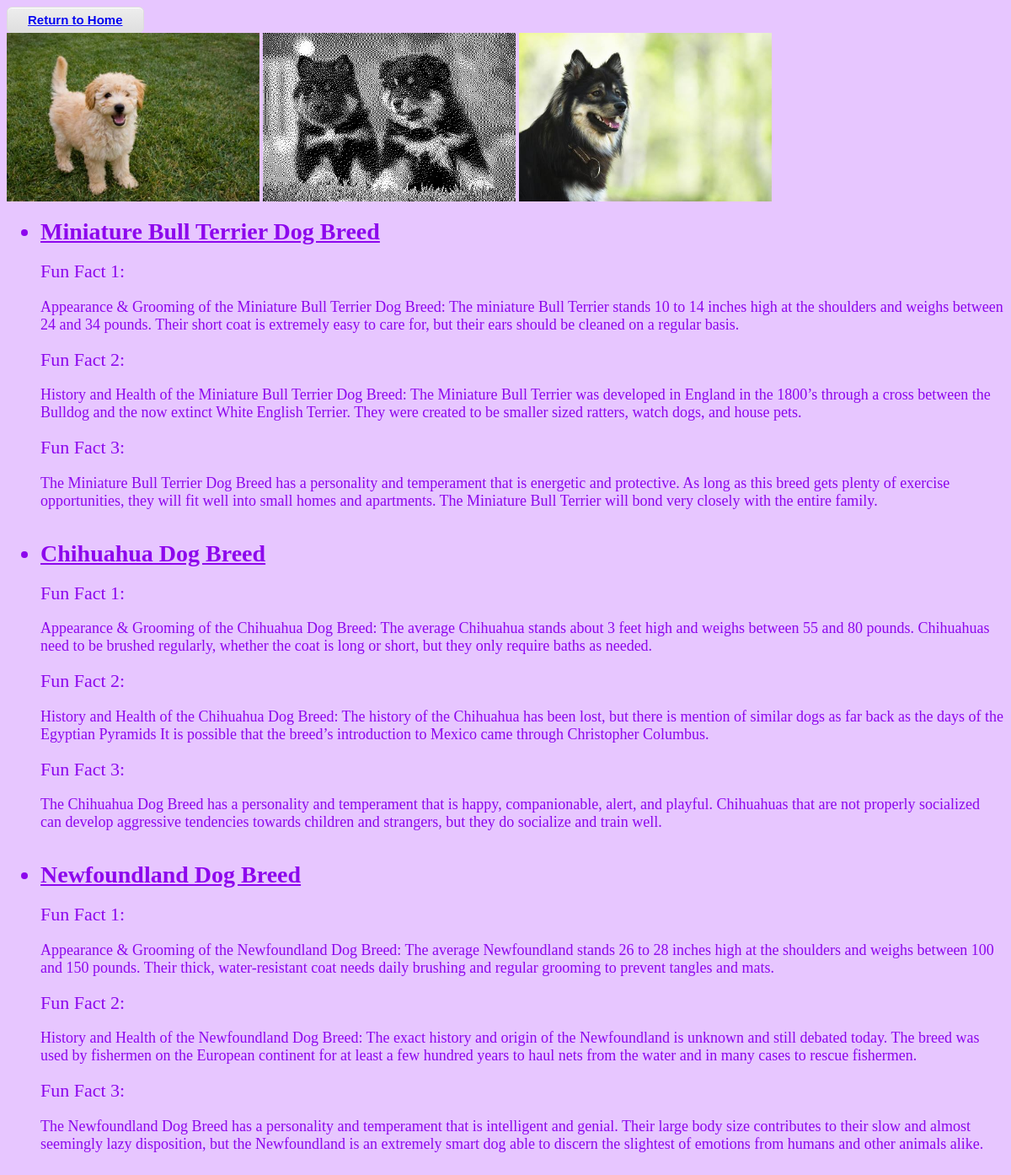
Screenshot of /funfacts with the database file from the repository.
### SI507project_tools.py (models this page shows, shortened)
class Fact(db.Model):
    __tablename__ = "facts"
    id = db.Column(db.Integer, primary_key=True)
    name = db.Column(db.String(400))
    fun_fact_1 = db.Column(db.String(3000))
    fun_fact_2 = db.Column(db.String(3000))
    fun_fact_3 = db.Column(db.String(3000))
    breeds = db.relationship('Breed', backref='Fact')

### SI507project_tools.py (the view)
@app.route('/funfacts')
def facts():
    facts_fun = []
    facts_all = Fact.query.all()
    random.shuffle(facts_all)
    for fact in facts_all[:3]:
        newtup = (fact.name, fact.fun_fact_1, fact.fun_fact_2, fact.fun_fact_3)
        facts_fun.append(newtup)
    return render_template('facts.html', facts=facts_fun)

### templates/facts.html (shortened to what this page needs)
<button type = "button" class = "myButton"><a href="{{ url_for('home')}}">Return to Home</a></button>
<img src = "{{url_for('static', filename='puppy.jpg')}}">
<img src = "{{url_for('static', filename='new_puppies.jpg')}}">
<img src = "{{url_for('static', filename='dog.jpg')}}">
<ul>
{% for nm in facts %}
<li>{{ nm[0] }} </li>
  <h2>Fun Fact 1:</h2><p>{%if nm[1] == 1 %} {{ nm[1]}} {% else %} {{ nm[1] }} {% endif %} </p>
  <h2>Fun Fact 2:</h2><p>{%if nm[2] == 2 %} {{ nm[2]}} {% else %} {{ nm[2] }} {% endif %} </p>
  <h2>Fun Fact 3:</h2><p>{%if nm[3] == 3 %} {{ nm[3]}} {% else %} {{ nm[3] }} {% endif %} </p><br>
{% endfor %}
</ul>

### templates/facts.html (style rules this page uses)
li { font-size: 28px; font-weight: bold; text-decoration: underline; }
p { font-size: 18px; }
h2 { font-weight: normal; font-size: 22px; }
.myButton { text-decoration:none; -moz-box-shadow:inset 0px 1px 0px 0px #ffffff; -webkit-box-shadow:inset 0px 1px 0px 0px #ffffff; box-shadow:inset 0px 1px 0px 0px #ffffff; background:-webkit-gradient(linear, left top, left bottom, color-stop(0.05, #ededed), color-stop(1, #dfdfdf)); background:-moz-linear-gradient(top, #ededed 5%, #dfdfdf 100%); background:-webkit-linear-gradient(top, #ededed 5%, #dfdfdf 100%); background:-o-linear-gradient(top, #ededed 5%, #dfdfdf 100%); background:-ms-linear-gradient(top, #ededed 5%, #dfdfdf 100%); background:linear-gradient(to bottom, #ededed 5%, #dfdfdf 100%); filter:progid:DXImageTransform.Microsoft.gradient(startColorstr='#ededed', endColorstr='#dfdfdf',GradientType=0); background-color:#ededed; -moz-border-radius:6px; -webkit-border-radius:6px; border-radius:6px; border:1px solid #dcdcdc; display:inline-block; cursor:pointer; color:#56a82a; font-family:Arial; font-size:15px; font-weight:bold; padding:6px 24px; text-shadow:0px 1px 0px #ffffff; display: block; }
img { width: 300px; height: 200px; display: inline-block; }

### rows the page displays
Fact: name "Miniature Bull Terrier Dog Breed", fun_fact_1 "Appearance & Grooming of the Miniature Bull Terrier Dog Breed: The miniature Bull Terrier stands 10 to 14 inches high at the shoulders and weighs between 24 and 34 pounds. Their short coat is extremely easy to care for, but their ears should be cleaned on a regular basis.", fun_fact_2 "History and Health of the Miniature Bull Terrier Dog Breed: The Miniature Bull Terrier was developed in England in the 1800’s through a cross between the Bulldog and the now extinct White English Terrier. They were created to be smaller sized ratters, watch dogs, and house pets.", fun_fact_3 "The Miniature Bull Terrier Dog Breed has a personality and temperament that is energetic and protective. As long as this breed gets plenty of exercise opportunities, they will fit well into small homes and apartments. The Miniature Bull Terrier will bond very closely with the entire family."
Fact: name "Chihuahua Dog Breed", fun_fact_1 "Appearance & Grooming of the Chihuahua Dog Breed: The average Chihuahua stands about 3 feet high and weighs between 55 and 80 pounds. Chihuahuas need to be brushed regularly, whether the coat is long or short, but they only require baths as needed.", fun_fact_2 "History and Health of the Chihuahua Dog Breed: The history of the Chihuahua has been lost, but there is mention of similar dogs as far back as the days of the Egyptian Pyramids It is possible that the breed’s introduction to Mexico came through Christopher Columbus.", fun_fact_3 "The Chihuahua Dog Breed has a personality and temperament that is happy, companionable, alert, and playful. Chihuahuas that are not properly socialized can develop aggressive tendencies towards children and strangers, but they do socialize and train well."
Fact: name "Newfoundland Dog Breed", fun_fact_1 "Appearance & Grooming of the Newfoundland Dog Breed: The average Newfoundland stands 26 to 28 inches high at the shoulders and weighs between 100 and 150 pounds. Their thick, water-resistant coat needs daily brushing and regular grooming to prevent tangles and mats.", fun_fact_2 "History and Health of the Newfoundland Dog Breed: The exact history and origin of the Newfoundland is unknown and still debated today. The breed was used by fishermen on the European continent for at least a few hundred years to haul nets from the water and in many cases to rescue fishermen.", fun_fact_3 "The Newfoundland Dog Breed has a personality and temperament that is intelligent and genial. Their large body size contributes to their slow and almost seemingly lazy disposition, but the Newfoundland is an extremely smart dog able to discern the slightest of emotions from humans and other animals alike."
